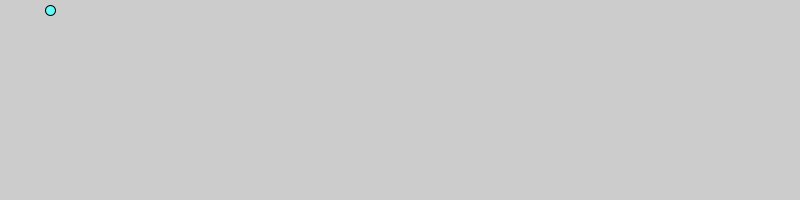
Frame 1 (no input)
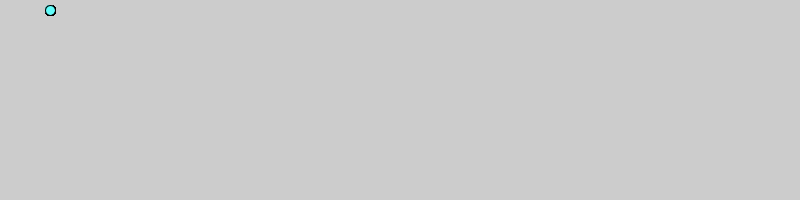
Frame 60 (the mouse pressed at the canvas centre just before this capture)
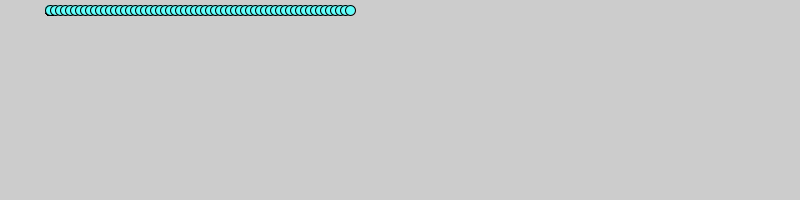
Frame 120 (the mouse held since frame 60 and released just before this capture)

The Processing sketch that drew these frames (run headless with seeded random() and noise(); from frame 60 on, the mouse is pressed at the canvas centre):

// Processing sketch: dot_race
// ── dot_race.pde
//1. Make a variable to hold the X co-ordinate of the dot and set it to 50.
int x = 50;
void setup() {
    size(800, 200);
}

void draw() {
    //3. make the ellipse a nice color
    fill(#61FCF9);
    //4. If the mouse is pressed change the X co-ordinate so that the dot moves to the right
if (mousePressed) x = x+5;
    //5. Make your dot move faster
    //  (you have to figure out what part of your code to change)

    //2. Draw an ellipse of height and width 10. Make sure to use your variable for the X position.
 ellipse(x, 10, 10, 10);
    //6. Use the playSound() method to play a ding when your dot crosses the finish line. 


}
